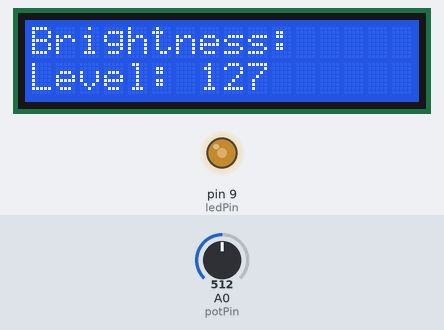
A sketch run on a simulated Arduino Uno, built with avr-gcc and run on an emulated ATmega328P. Shown: 16×2 character LCD, output pins drawn as LEDs (lit = HIGH). Inputs (shaded band) come from the test bench; at power-on: A0 (potPin) = 512. What the sketch prints to the serial monitor is not drawn.

Above: at 1.2 s.
1.3 s: A0 (potPin) set to 410
At 2.5 s:
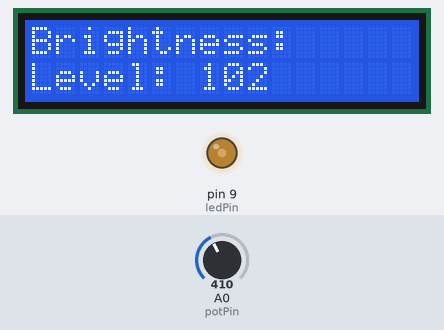
2.8 s: A0 (potPin) set to 394
At 3.5 s:
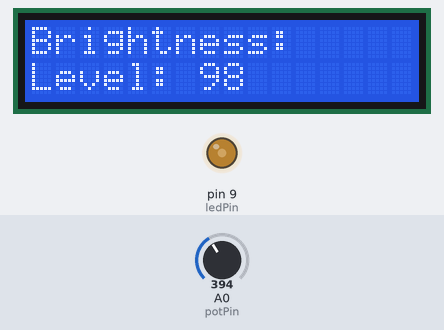
4.3 s: A0 (potPin) set to 716
At 5.0 s:
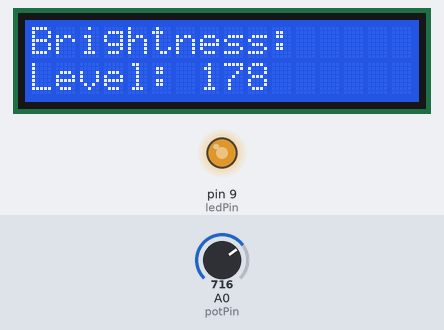
5.8 s: A0 (potPin) set to 985
At 6.4 s:
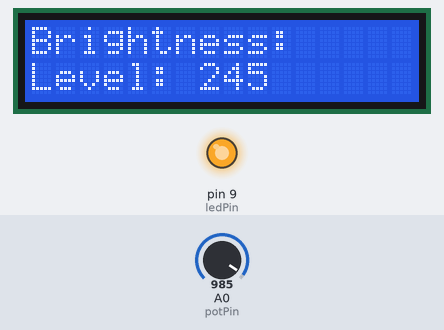
7.4 s: A0 (potPin) set to 1013
At 7.8 s:
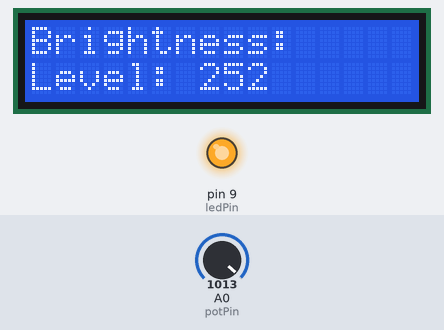
9.0 s: A0 (potPin) set to 122
At 9.7 s:
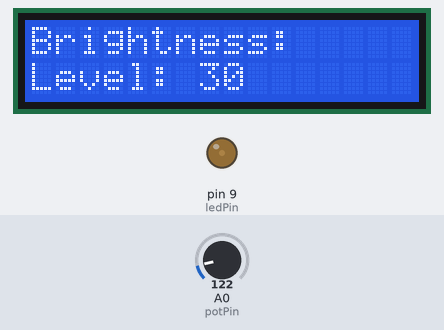
Timing chart, 0 to 11.5 s (numbered marks = the images above; inputs shaded):
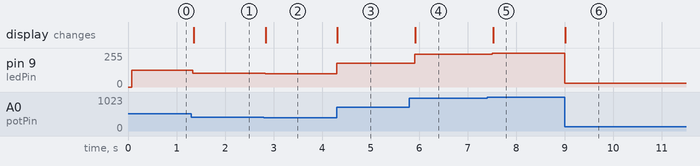

The sketch:

LED_Brightness_Control.ino
```cpp
#include <Wire.h>
#include <LiquidCrystal_I2C.h>

// Initialize the LCD (I2C address, columns, rows)
LiquidCrystal_I2C lcd(0x27, 16, 2); // Replace 0x27 with your LCD's I2C address if necessary

// Define pins
const int potPin = A0; // Potentiometer connected to A0
const int ledPin = 9;  // LED connected to D9 (PWM pin)

void setup() {
  pinMode(ledPin, OUTPUT); // Set LED pin as output
  Serial.begin(9600);      // Initialize Serial Monitor

  lcd.begin(16, 2);        // Initialize the LCD with 16 columns and 2 rows
  lcd.backlight();         // Turn on the backlight
  lcd.setCursor(0, 0);
  lcd.print("Brightness:"); // Initial text on LCD
}

void loop() {
  int potValue = analogRead(potPin); // Read potentiometer value (0-1023)
  int brightness = map(potValue, 0, 1023, 0, 255); // Map to PWM range (0-255)

  analogWrite(ledPin, brightness); // Adjust LED brightness

  // Print brightness level to Serial Monitor
  Serial.print("Potentiometer Value: ");
  Serial.print(potValue);
  Serial.print(" | LED Brightness: ");
  Serial.println(brightness);

  // Update LCD display
  lcd.setCursor(0, 1);             // Set cursor to the second line
  lcd.print("Level: ");            // Display "Level:"
  lcd.print(brightness);           // Display brightness level
  lcd.print("    ");               // Clear remaining characters

  delay(100); // Small delay for stability
}
```

Measured:
- after the input at 1.3 s, pin 9 (ledPin): 127/255 → 102/255 at once; the display: changes after 0.05 s (image 1)
- after the input at 2.8 s, pin 9 (ledPin): 102/255 → 98/255 at once; the display: changes at once (image 2)
- after the input at 4.3 s, pin 9 (ledPin): 98/255 → 178/255 at once; the display: changes at once (image 3)
- after the input at 5.8 s, pin 9 (ledPin): 178/255 → 245/255 after 0.11 s; the display: changes after 0.12 s (image 4)
- after the input at 7.4 s, pin 9 (ledPin): 245/255 → 252/255 after 0.11 s; the display: changes after 0.13 s (image 5)
- after the input at 9.0 s, pin 9 (ledPin): 252/255 → 30/255 at once; the display: changes at once (image 6)
